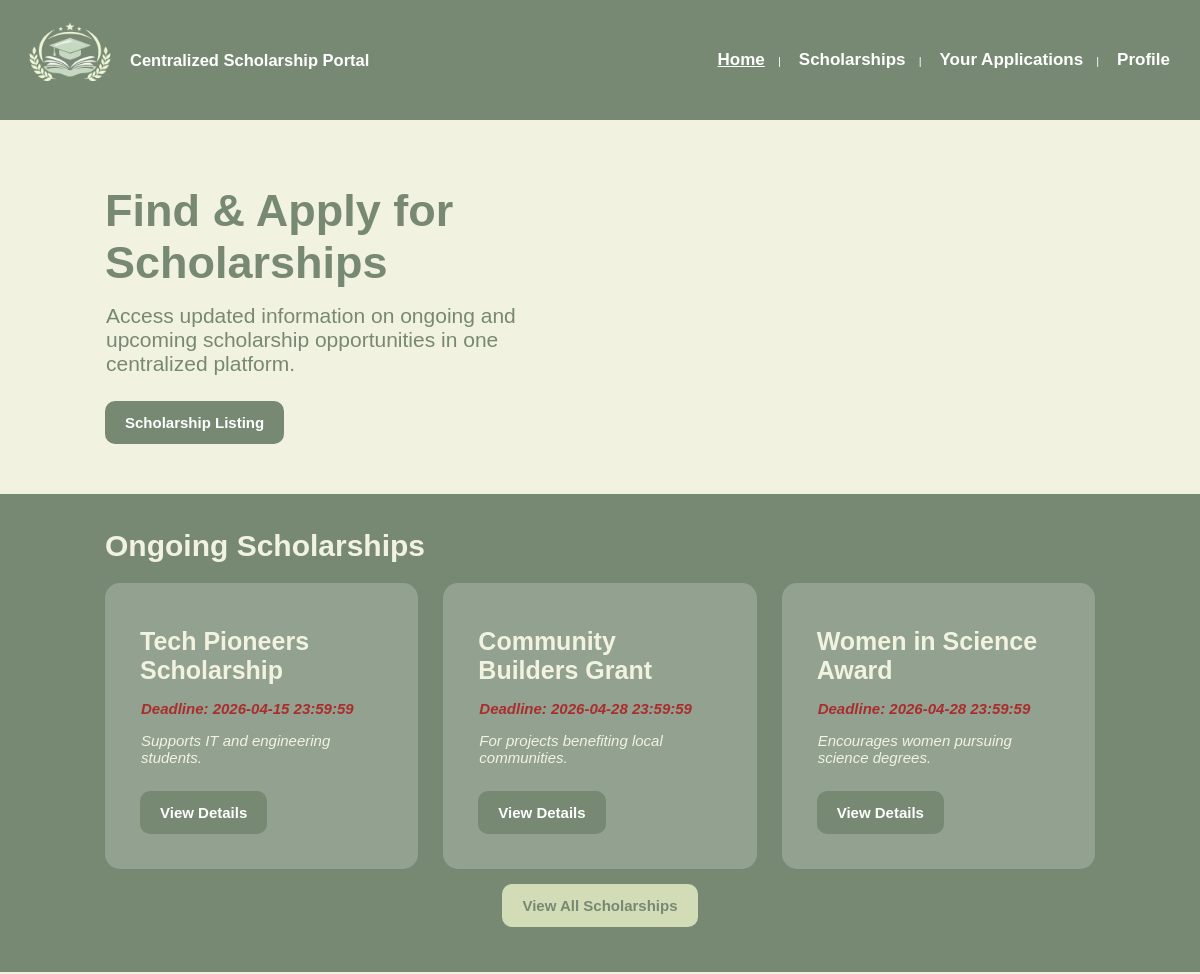
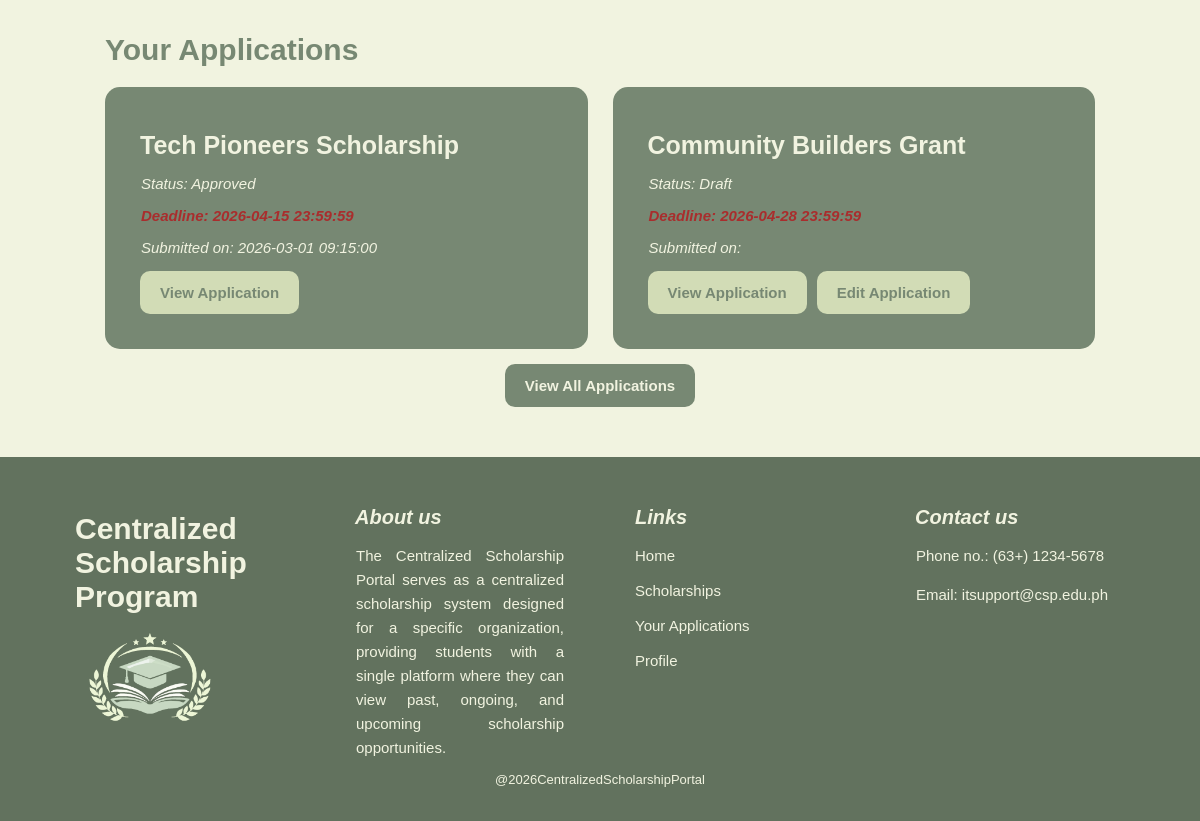
Page /Frontends/Client-side/home.php (signed in) on the committed database (2 pictures, top to bottom).
### tables this page shows
CREATE TABLE `SCHOLARSHIPS` (
  `scholarship_id` int(11) NOT NULL,
  `title` varchar(45) NOT NULL,
  `description` varchar(45) NOT NULL,
  `deadline` datetime NOT NULL,
  `eligibility` text NOT NULL,
  `requirements` text NOT NULL,
  `release_status` enum('Draft','Published') NOT NULL,
  `status` enum('Completed','Ongoing','Upcoming') NOT NULL,
  `created_by` int(11) NOT NULL,
  `created_at` datetime NOT NULL
);

CREATE TABLE `APPLICATIONS` (
  `application_id` int(11) NOT NULL,
  `student_id` int(11) NOT NULL,
  `scholarship_id` int(11) NOT NULL,
  `status` enum('Draft','Submitted','Under Review','Approved','Rejected','Waitlisted') NOT NULL,
  `submission_date` datetime DEFAULT NULL,
  `reviewed_by` int(11) DEFAULT NULL,
  `review_date` datetime DEFAULT NULL
);

### Frontends/Client-side/home.php (the view, shortened to what this page needs)
<?php
include("../../db_connect.php");
$getOngoingSc = "SELECT * FROM SCHOLARSHIPS WHERE status='Ongoing' ORDER BY deadline ASC LIMIT 3";
$ongoingSc = mysqli_query($conn, $getOngoingSc);
$account_id = $_SESSION['account_id'];
$getStudID = "SELECT student_id FROM STUDENTS WHERE account_id='$account_id'";
$StudID = mysqli_query($conn, $getStudID);
$cell = mysqli_fetch_assoc($StudID);
$student_id = $cell['student_id'];
$getApp = "SELECT a.*, s.title, s.deadline
           FROM APPLICATIONS a
           JOIN SCHOLARSHIPS s ON a.scholarship_id = s.scholarship_id
           WHERE a.student_id='$student_id'
           ORDER BY a.submission_date DESC
           LIMIT 3";
$AppSc = mysqli_query($conn, $getApp);
?>
<html>
    <head>
        <link rel="stylesheet" href="client_home.css">
    </head>
    <body>
        <header>
            <section class="brand">
                <img src="../icons/CSP_logo.png" id="logo" alt="logo icon">
                <h1>Centralized Scholarship Portal</h1>
            </section>
            <nav>
                <a id="active" href="home.php">Home</a> |
                <a href="scholarList.php">Scholarships</a> |
                <a href="your-applications.php">Your Applications</a> |
                <a href="user-profile.php">Profile</a>
            </nav>
        </header>
        <section id="homeSection">
            <section>
                <h3>Find & Apply for Scholarships</h3>
                <p>Access updated information on ongoing and upcoming scholarship opportunities in one centralized platform.</p>
                <a class="buttons" href="scholarList.php">Scholarship Listing</a>
            </section>
        </section>
        <section id="ongoingSection">
            <h4>Ongoing Scholarships</h4>
            <section class="ongoingContainer">
                <?php
                if(mysqli_num_rows($ongoingSc) > 0){
                    while($row = mysqli_fetch_assoc($ongoingSc)){
                ?>
                <section class="scholarshipBox">
                    <h5><?php echo $row['title']; ?></h5>
                    <p class="deadlineText">Deadline: <?php echo $row['deadline']; ?></p>
                    <p><?php echo $row['description']; ?></p>
                    <a class="buttons" href="ongoingSch.php?id=<?php echo $row['scholarship_id']; ?>">View Details</a>
                </section>
                <?php
                    }
                echo "</section>";
                echo "<a class='buttons2' href='scholarList.php'>View All Scholarships</a>";
                } else {
                   echo "<p>No ongoing scholarships available.</p>";
                    echo "</section>";
                }
                ?>
        </section>
        <section id="appsSection">
            <h4>Your Applications</h4>
            <section class="appsContainer">
                <?php
                if(mysqli_num_rows($AppSc) > 0){
                    while($row = mysqli_fetch_assoc($AppSc)){
                ?>
                <section class="appsBox">
                    <h5><?php echo $row['title']; ?></h5>
                    <p>Status: <?php echo $row['status']; ?></p>
                    <p class="deadlineText">Deadline: <?php echo $row['deadline']; ?></p>
                    <p>Submitted on: <?php echo $row['submission_date']; ?></p>
                    <section class="appButtons">
                        <a class="buttons2" href="viewApplication.php?id=<?php echo $row['application_id']; ?>">View Application</a>
                        <?php
                        if ($row['status'] == 'Draft'){
                            echo "<a class='buttons2' href='editApplication.php?id={$row['application_id']}'>Edit Application</a>";
                        }
                        ?>
                    </section>
                </section>
                <?php
                    }
                echo "</section>";
                echo "<a class='buttons3' href='your-applications.php'>View All Applications</a>";
                } else {
                    echo "<p id='none'>No applications yet.</p>";
                    echo "</section>";
                }
                ?>
        </section>
        <footer>
            <section class="footerContainer">
                <section>
                    <h4>Centralized Scholarship Program</h4>
                    <img src="../icons/CSP_logo.png" id="logo" alt="logo icon">
                </section>
                <section>
                    <h5>About us</h5>
                     <p>
                        The Centralized Scholarship Portal serves as a centralized
                        scholarship system designed for a specific organization,
                        providing students with a single platform where they can
                        view past, ongoing, and upcoming scholarship opportunities.
                    </p>
                </section>
                <section>
                    <h5>Links</h5>
                    <a href="home.php">Home</a>
                    <a href="scholarList.php">Scholarships</a>
                    <a href="your-applications.php">Your Applications</a>
                    <a href="user-profile.php">Profile</a>
                </section>
                <section>
                    <h5>Contact us</h5>
                    <p>Phone no.: (63+) 1234-5678</p>
                    <p>Email: itsupport@csp.edu.ph</p>
                </section>
            </section>
            <p id="copyright">@2026CentralizedScholarshipPortal</p>
        </footer>
    </body>
</html>

### Frontends/Client-side/client_home.css (style rules this page uses)
body { font-family: 'Verdana', sans-serif; font-size: 11px; color: #778873; background-color: #F1F3E0; margin: 0; }
header { color: white; background-color: #778873; display: flex; justify-content: space-between; align-items: center; padding: 10px 20px; gap: 10px; }
.brand { display: flex; align-items: center; gap: 10px; }
#logo { width: 100px; height: auto; }
#active { text-decoration: underline; }
h1 { margin: 0; }
nav a { font-size: 17px; margin-left: 15px; margin-right: 10px; text-decoration: none; color: white; font-weight: bold; }
#homeSection { display: flex; align-items: center; justify-content: space-between; padding: 20px 105px; gap: 40px; }
#homeSection section { flex: 1; }
h3 { font-size: 45px; margin-bottom: 0; }
p { font-size: 21px; margin: 15px 1px 10px; }
.buttons { font-size: 15px; font-weight: bold; display: inline-block; margin-top: 15px; padding: 13px 20px; background-color: #778873; color: white; text-decoration: none; border-radius: 10px; }
.buttons2 { font-size: 15px; font-weight: bold; display: block; width: fit-content; margin: 15px auto; padding: 13px 20px; background-color: #D2DCB6; color: #778873; text-decoration: none; border-radius: 10px; }
h4 { font-size: 30px; margin: 15px 0 20px; }
#ongoingSection { background-color: #778873; color: #F1F3E0; align-items: center; padding: 20px 105px 30px; margin-top: 30px; }
.ongoingContainer { display: grid; grid-template-columns: repeat(3, 1fr); gap: 25px; }
.scholarshipBox { background-color: #93a190; border-radius: 15px; padding: 35px; }
h5 { font-size: 25px; margin: 9px 0; }
.scholarshipBox p { font-size: 16px; margin: 8px 0; }
#ongoingSection p, #appsSection p { font-size: 15px; margin: 15px 1px 10px; font-style: italic; }
#appsSection { color: #778873; align-items: center; padding: 20px 105px; padding-bottom: 0; }
.appsContainer { display: grid; grid-template-columns: repeat(2, 1fr); gap: 25px; color: #F1F3E0; }
.appsBox { background-color: #778873; border-radius: 15px; padding: 35px; }
.appButtons { display: flex; gap: 10px; margin-top: 15px; }
.appButtons .buttons2 { margin: 0; }
.buttons3 { font-size: 15px; font-weight: bold; display: block; width: fit-content; margin: 15px auto; padding: 13px 20px; background-color: #778873; color: #F1F3E0; text-decoration: none; border-radius: 10px; }
.deadlineText { color: #a92d2d; font-weight: bold; font-style: italic; }
footer { background-color: #62725e; color: #F1F3E0; padding: 40px 75px 20px; margin-top: 50px; }
footer .footerContainer { display: grid; grid-template-columns: repeat(4, 1fr); column-gap: 70px; row-gap: 20px; }
footer p, footer a { font-size: 15px; font-weight:lighter; text-align:justify; }
footer a { display: block; padding: 9px 0; color: #F1F3E0; text-decoration: none; }
footer p { line-height: 1.6; }
footer h4 { font-size: 30px; margin-bottom: 0; }
footer h5 { font-size: 20px; font-style:italic; }
#copyright { font-size: 13px; color: #F1F3E0; grid-column: 1 / -1; text-align: center; margin-top: 0; }
footer #logo { width: 150px; margin-top: 0; }

### rows in the picture
scholarships: title "Tech Pioneers Scholarship", deadline "2026-04-15 23:59:59", description "Supports IT and engineering students."
scholarships: title "Community Builders Grant", deadline "2026-04-28 23:59:59", description "For projects benefiting local communities."
scholarships: title "Women in Science Award", deadline "2026-04-28 23:59:59", description "Encourages women pursuing science degrees."
applications: scholarship.title "Tech Pioneers Scholarship", status "Approved", scholarship.deadline "2026-04-15 23:59:59", submission_date "2026-03-01 09:15:00"
applications: scholarship.title "Community Builders Grant", status "Draft", scholarship.deadline "2026-04-28 23:59:59"
